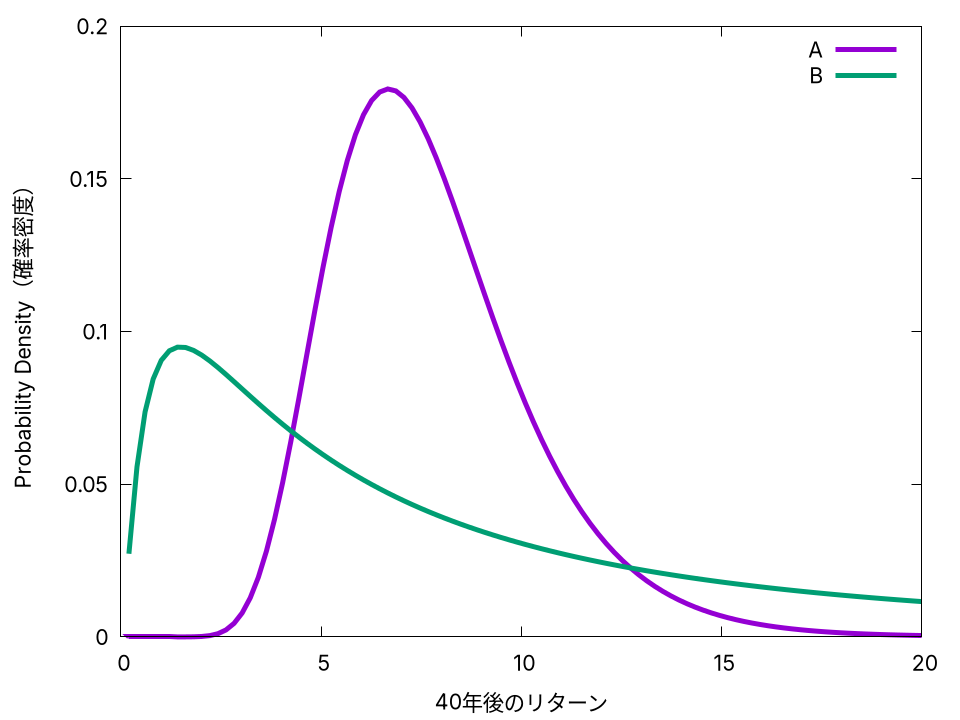

Source code (gnuplot):
reset

set terminal wxt font "Sans,16" size 960,720

set xlabel "40年後のリターン"
set ylabel "Probability Density（確率密度）"

set xrange [0:20]
set yrange [0:0.2]

year = 40

d(x, mu, sigma) = (log(x) - mu) / sigma

pdf(x, mu, sigma) = exp(-0.5 * d(x, mu, sigma) * d(x, mu, sigma)) / (x * sqrt(2.0 * pi) * sigma)

plot pdf(x, (0.05 * year), (0.05 * sqrt(year))) linewidth 5 title "A", \
     pdf(x, (0.05 * year), (0.20 * sqrt(year))) linewidth 5 title "B"
